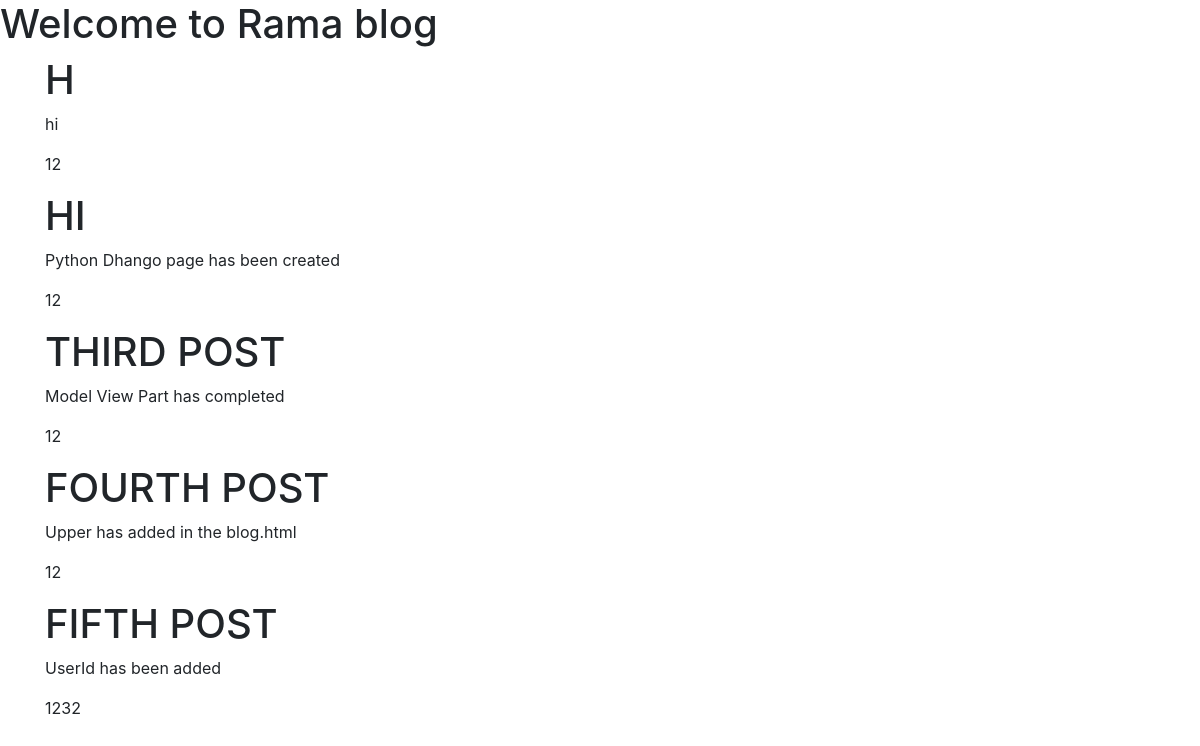
The page / on the database its author committed.
### blog/models.py (models this page shows, shortened)
class Post(models.Model):
    title = models.CharField(max_length=200)
    content = models.TextField()
    userid = models.IntegerField(default=12)

### blog/views.py (the view)
# urls.py: 2. Add a URL to urlpatterns:  path('', views.home, name='home')
def home(request):
    posts = Post.objects.all()
    return render(
        request,
        'blog.html',
        {'posts': posts, 'name': 'Rama'}
    )

### blog/templates/blog.html
{% extends 'base.html' %}
{% block content %}
{% for post in posts %}
<div class="container">
    <h1>{{ post.title|upper}}</h1>
    <p>{{ post.content}}</p>
    <p>{{ post.userid}}</p>
</div>
{% endfor %}
{% endblock content %}

### blog/templates/base.html (shortened to what this page needs)
<!DOCTYPE html>
<html lang="en">
<head>
    <link rel="stylesheet" href="https://stackpath.bootstrapcdn.com/bootstrap/4.1.3/css/bootstrap.min.css">
</head>
<body>
    <h1>Welcome to {{ name }} blog </h1>
    {% block content %}{% endblock content %}
</body>
</html>

### rows shown on the page
Post: title "H", content "hi", userid "12"
Post: title "HI", content "Python Dhango page has been created", userid "12"
Post: title "THIRD POST", content "Model View Part has completed", userid "12"
Post: title "FOURTH POST", content "Upper has added in the blog.html", userid "12"
Post: title "FIFTH POST", content "UserId has been added", userid "1232"

### other values the page prints
{{ name }} "Rama"
